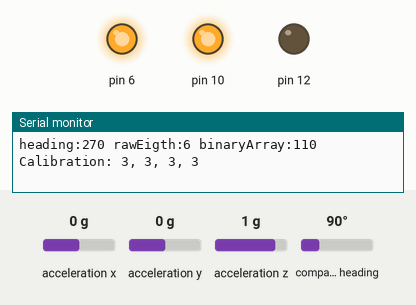
The sketch below on a simulated Arduino Uno, built with avr-gcc and run on an emulated ATmega328P. On the bench: output pins drawn as LEDs (lit = HIGH), the last lines printed to the serial monitor. The inputs (shaded band) are chosen by the test bench; at power-on: compass heading 90°, acceleration x 0 g, acceleration y 0 g, acceleration z 1 g.

Above: at 2.8 s.
2.9 s: compass heading set to 269°
At 4.0 s:
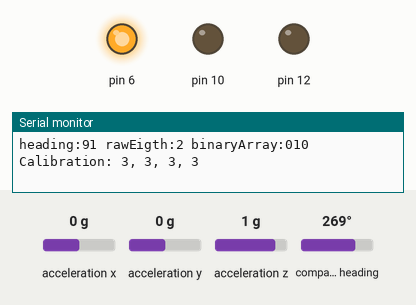
4.4 s: compass heading set to 180°
At 5.3 s:
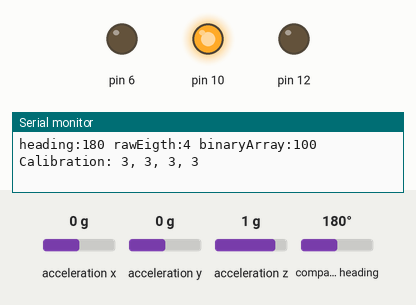
5.9 s: compass heading set to 7°
At 6.7 s:
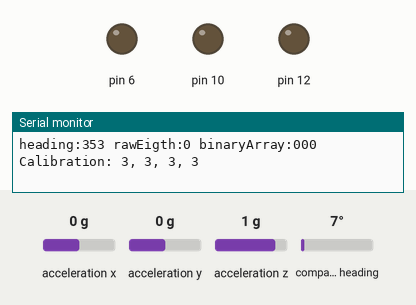
8.9 s: compass heading set to 19°
10.4 s: compass heading set to 24°
At 11.0 s:
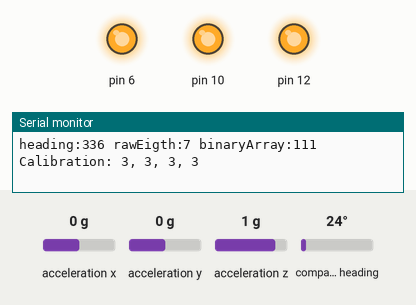
11.9 s: compass heading set to 90°
At 12.3 s:
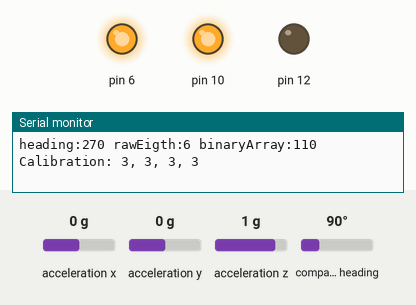
Timing chart, 0 to 14.4 s (numbered marks = the images above; inputs shaded):
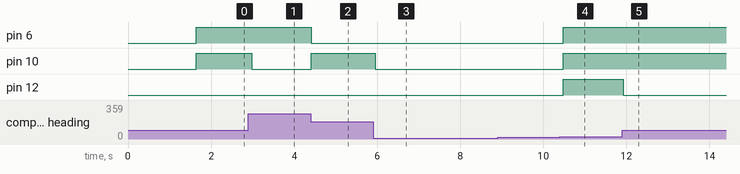

Measured:
- the behaviour switches between 22 and 23° on compass heading (found by bisection; images 3 and 4)
- after the input at 2.9 s, pin 10: HIGH → LOW after 0.08 s
- after the input at 4.4 s, pin 6: HIGH → LOW at once; pin 10: LOW → HIGH at once
- after the input at 5.9 s, pin 10: HIGH → LOW after 0.06 s
- after the input at 10.4 s, pin 6, pin 10, pin 12: LOW → HIGH after 0.08 s
- after the input at 11.9 s, pin 12: HIGH → LOW at once

The sketch:

compassBeltBNO_serial.ino
```cpp
#include <Adafruit_BNO055.h>
#include <Adafruit_Sensor.h>
#include <Wire.h>
#include <utility/imumaths.h>

/* Returns the IMU data as both a euler angles and quaternions as the WebSerial
   3D Model viewer at https://adafruit-3dmodel-viewer.glitch.me/ expects.

   This driver uses the Adafruit unified sensor library (Adafruit_Sensor),
   which provides a common 'type' for sensor data and some helper functions.

   To use this driver you will also need to download the Adafruit_Sensor
   library and include it in your libraries folder.

   You should also assign a unique ID to this sensor for use with
   the Adafruit Sensor API so that you can identify this particular
   sensor in any data logs, etc.  To assign a unique ID, simply
   provide an appropriate value in the constructor below (12345
   is used by default in this example).

   Connections
   ===========
   Connect SCL to analog 5
   Connect SDA to analog 4
   Connect VDD to 3.3-5V DC
   Connect GROUND to common ground

   History
   =======
   2020/JUN/01  - First release (Melissa LeBlanc-Williams)
*/

// Check I2C device address and correct line below (by default address is 0x29
// or 0x28)
//                                   id, address
Adafruit_BNO055 bno = Adafruit_BNO055(55, 0x28);
/* Get a new sensor event */
sensors_event_t event;
// Get eigth section from vector + add potentiometer offset
int rawEigth = 0;
int heading = 0;
int binaryArray[3] = {0};

void displaySensorDetails(void) {
  sensor_t sensor;
  bno.getSensor(&sensor);
  Serial.println("------------------------------------");
  Serial.print("Sensor:       ");
  Serial.println(sensor.name);
  Serial.print("Driver Ver:   ");
  Serial.println(sensor.version);
  Serial.print("Unique ID:    ");
  Serial.println(sensor.sensor_id);
  Serial.print("Max Value:    ");
  Serial.print(sensor.max_value);
  Serial.println(" xxx");
  Serial.print("Min Value:    ");
  Serial.print(sensor.min_value);
  Serial.println(" xxx");
  Serial.print("Resolution:   ");
  Serial.print(sensor.resolution);
  Serial.println(" xxx");
  Serial.println("------------------------------------");
  Serial.println("");
  delay(500);
}

void getBinary(int _input, int _binaryArray[]) {
  int index = 0;
  while (_input > 0) {
    _binaryArray[index] = _input % 2;
    _input = _input / 2;
    index++;
  }
  return;
}

void printInfo(int heading, int rawEigth, int binaryArray[]) {
  Serial.print(F("heading:"));
  Serial.print(heading);

  Serial.print(F(" rawEigth:"));
  Serial.print(rawEigth);

  Serial.print(F(" binaryArray:"));
  Serial.print(binaryArray[2]);
  Serial.print(binaryArray[1]);
  Serial.print(binaryArray[0]);

  /* Also send calibration data for each sensor. */
  uint8_t sys, gyro, accel, mag = 0;
  bno.getCalibration(&sys, &gyro, &accel, &mag);
  Serial.print(F(" Calibration: "));
  Serial.print(sys, DEC);
  Serial.print(F(", "));
  Serial.print(gyro, DEC);
  Serial.print(F(", "));
  Serial.print(accel, DEC);
  Serial.print(F(", "));
  Serial.print(mag, DEC);
  Serial.println(F(""));
}

int getEight(int heading) {
  if (heading > 338 || heading < 23) {
    return 0;
  }
  if (heading > 23 && heading < 68) {
    return 1;
  }
  if (heading > 68 && heading < 113) {
    return 2;
  }
  if (heading > 113 && heading < 158) {
    return 3;
  }
  if (heading > 158 && heading < 203) {
    return 4;
  }
  if (heading > 203 && heading < 248) {
    return 5;
  }
  if (heading > 248 && heading < 296) {
    return 6;
  }
  if (heading > 296 && heading < 338) {
    return 7;
  }
  return 0;
}

void setup(void) {
  Serial.begin(9600);
  pinMode(12, OUTPUT);
  pinMode(6, OUTPUT);
  pinMode(10, OUTPUT);

  // /* Initialise the sensor */
  //   not default OPERATION_MODE_NDOF_FMC_OFF = 0X0B,
  //   default OPERATION_MODE_NDOF = 0X0C
  if (!bno.begin(0X0C)) {
    /* There was a problem detecting the BNO055 ... check your connections */
    Serial.print(
        "Ooops, no BNO055 detected ... Check your wiring or I2C ADDR!");
    while (1)
      ;
  }

  delay(1000);

  /* Use external crystal for better accuracy */
  bno.setExtCrystalUse(true);

  /* Display some basic information on this sensor */
  displaySensorDetails();
}

void loop(void) {
  bno.getEvent(&event);

  /* Board layout:
         +----------+
         |         *| RST   PITCH  ROLL  HEADING
     ADR |*        *| SCL
     INT |*        *| SDA     ^            /->
     PS1 |*        *| GND     |            |
     PS0 |*        *| 3VO     Y    Z-->    \-X
         |         *| VIN
         +----------+
  */

  /* heading is the yaw value */
  heading = 360 - (int)event.orientation.x;
  if (heading != 0) {
    /* rawEight is one of the 8 motors that should vibrate */
    // the correct eight is ex: 0 = 337 - 22
    rawEigth = getEight(heading);
  }

  getBinary(rawEigth, binaryArray);
  // Write to Flora pins
  digitalWrite(12, binaryArray[0] == 1 ? HIGH : LOW);  // 0
  digitalWrite(6, binaryArray[1] == 1 ? HIGH : LOW);   // 1
  digitalWrite(10, binaryArray[2] == 1 ? HIGH : LOW);  // 2

  printInfo(heading, rawEigth, binaryArray);

  // Reset binaryArray
  binaryArray[0] = 0;
  binaryArray[1] = 0;
  binaryArray[2] = 0;
  delay(100);

}
```
